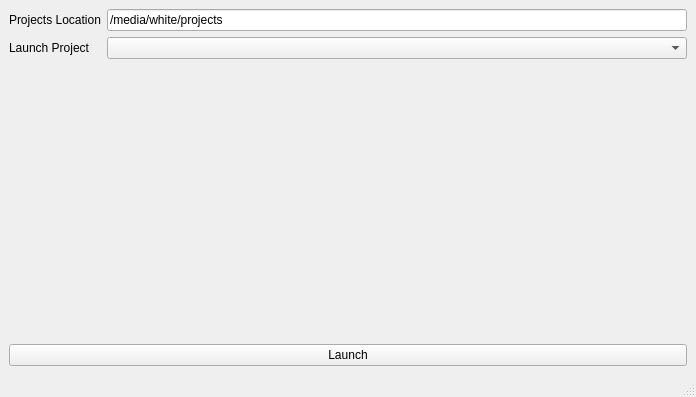
<?xml version="1.0" encoding="UTF-8"?>
<ui version="4.0">
 <class>HoudiniLauncher</class>
 <widget class="QMainWindow" name="HoudiniLauncher">
  <property name="geometry">
   <rect>
    <x>0</x>
    <y>0</y>
    <width>696</width>
    <height>397</height>
   </rect>
  </property>
  <property name="windowTitle">
   <string>MainWindow</string>
  </property>
  <widget class="QWidget" name="centralwidget">
   <layout class="QGridLayout" name="gridLayout_2">
    <item row="1" column="0">
     <widget class="QPushButton" name="launch_project">
      <property name="text">
       <string>Launch</string>
      </property>
     </widget>
    </item>
    <item row="0" column="0">
     <layout class="QGridLayout" name="gridLayout">
      <item row="0" column="2">
       <widget class="QLabel" name="label">
        <property name="text">
         <string>Projects Location</string>
        </property>
       </widget>
      </item>
      <item row="1" column="2">
       <widget class="QLabel" name="label_2">
        <property name="text">
         <string>Launch Project</string>
        </property>
       </widget>
      </item>
      <item row="1" column="3">
       <widget class="QComboBox" name="projects_list"/>
      </item>
      <item row="0" column="3">
       <widget class="QLineEdit" name="projects_location">
        <property name="text">
         <string>/media/white/projects</string>
        </property>
       </widget>
      </item>
      <item row="2" column="3">
       <spacer name="verticalSpacer_2">
        <property name="orientation">
         <enum>Qt::Vertical</enum>
        </property>
        <property name="sizeHint" stdset="0">
         <size>
          <width>20</width>
          <height>40</height>
         </size>
        </property>
       </spacer>
      </item>
     </layout>
    </item>
   </layout>
  </widget>
  <widget class="QMenuBar" name="menubar">
   <property name="enabled">
    <bool>false</bool>
   </property>
   <property name="geometry">
    <rect>
     <x>0</x>
     <y>0</y>
     <width>696</width>
     <height>20</height>
    </rect>
   </property>
  </widget>
  <widget class="QStatusBar" name="statusbar"/>
 </widget>
 <resources/>
 <connections/>
</ui>
